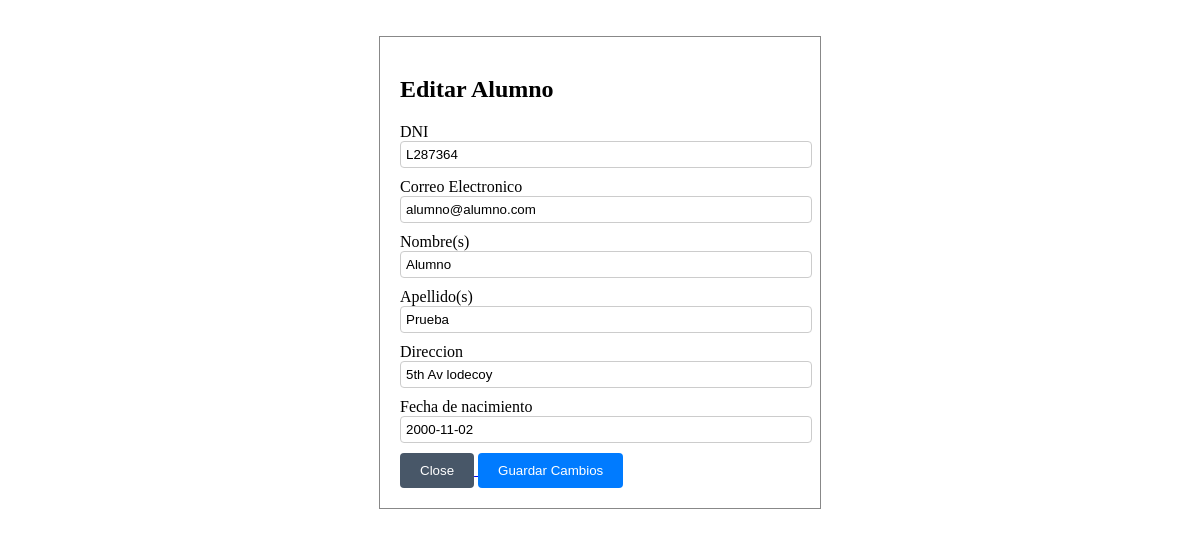
The page /src/views/admin_views/admin_alumno/edit_alum.php?id=8 (signed in) on the database its author committed.
### tables this page shows
CREATE TABLE `alumno` (
  `id_alumno` int(11) NOT NULL,
  `name_alumno` varchar(150) DEFAULT NULL,
  `apellido_alumno` varchar(150) DEFAULT NULL,
  `matricula` varchar(100) DEFAULT NULL,
  `correo_alumno` varchar(200) DEFAULT NULL,
  `password_alumno` varchar(250) DEFAULT NULL,
  `address` varchar(200) DEFAULT NULL,
  `fechaNacimiento` varchar(80) DEFAULT NULL,
  `rol_id` int(11) DEFAULT NULL
);

### src/database/connection.php (called while the page is built, shortened)
<?php
class data
{
    private $pdo;
    public function __construct()
    {
        try {
            $host = $_ENV["DB_HOST"];
            $username = $_ENV["DB_USERNAME"];
            $password = $_ENV["DB_PASSWORD"];
            $port = $_ENV["DB_PORT"];
            $dbname = $_ENV["DB_DATABASE"];
            $attributes=[PDO::ATTR_ERRMODE => PDO::ERRMODE_EXCEPTION];
            $dsn = "mysql:host=$host;port=$port;dbname=$dbname";
            $this->pdo = new PDO($dsn,$username,$password,$attributes);
        } catch (PDOException $e) {
            echo "ERROR: " . $e->getMessage();
        }
    }
    public function connect()
    {
        return $this->pdo;
    }
}
?>

### src/views/admin_views/admin_alumno/edit_alum.php (the view, shortened to what this page needs)
<?php
require_once($_SERVER["DOCUMENT_ROOT"] . "/src/database/connection.php" );
$id_alumno = $_GET['id'];
?>
<!DOCTYPE html>
<html lang="en">
<head>
    <link rel="stylesheet" href="/src/styles/styles_admin/edit_maestro_style.css">
</head>
<body class=" w-full h-full">
    <main class=" flex justify-center items-center">
        <div id="myModal" class="">
            <div class="modal-content">
                <h2 class="text-[2rem]">Editar Alumno</h2>
                <?php
                    $query = "SELECT name_alumno, apellido_alumno, matricula, correo_alumno, address, fechaNacimiento FROM alumno where id_alumno = :id ";
                    $conn = new data();
                    $stmt = $conn->connect()->prepare($query);
                    $stmt->bindParam(':id', $id_alumno);
                    $stmt->execute();
                    $dato= $stmt->fetch(PDO::FETCH_ASSOC);
                ?>
                <form action="/index.php" method="POST">
                    <div class="form-group">
                        <label class="font-bold " for="dni">DNI</label>
                        <input type="text" name="dni" id="dni" class="input-field" value="<?= $dato['matricula']?>" required>
                    </div>
                    <div class="form-group">
                        <label class="font-bold " for="correo">Correo Electronico</label>
                        <input type="email" name="correo" id="correo" class="input-field" value="<?= $dato['correo_alumno']?>" readonly>
                    </div>
                    <div class="form-group">
                        <label class="font-bold " for="nombre">Nombre(s)</label>
                        <input type="text" name="nombre" id="nombre" class="input-field" value="<?= $dato['name_alumno']?>" required>
                    </div>
                    <div class="form-group">
                        <label class="font-bold " for="apellido">Apellido(s)</label>
                        <input type="text" name="apellido" id="apellido" class="input-field" value="<?= $dato['apellido_alumno']?>" required>
                    </div>
                    <div class="form-group">
                        <label class="font-bold " for="direccion">Direccion</label>
                        <input type="text" name="direccion" id="direccion" class="input-field" value="<?= $dato['address']?>" required>
                    </div>
                    <div class="form-group">
                        <label class="font-bold " for="fecha">Fecha de nacimiento</label>
                        <input type="text" name="fecha" id="fecha" class="input-field" value="<?= $dato['fechaNacimiento']?>" required>
                    </div>
                    <div class="w-full flex justify-end gap-2">
                        <a href="/src/views/admin_views/admin_alumno/dash_alum_view.php">
                            <button type="button" id="closeModalButton" class="btn2">Close</button>
                        </a>
                        <form action="/index.php" method="post">
                            <button type="submit" class="btn" name="updateA">Guardar Cambios</button>
                        </form>
                    </div>
                </form>
            </div>
        </div>
    </main>
</body>
</html>

### src/styles/styles_admin/edit_maestro_style.css (style rules this page uses)
.modal-content { background-color: #fff; margin: 3% auto; padding: 20px; border: 1px solid #888; width: 80%; max-width: 400px; position: relative; }
.input-field { width: 100%; padding: 5px; margin-bottom: 10px; border: 1px solid #ccc; border-radius: 4px; }
.btn { background-color: #007bff; color: #fff; border: none; padding: 10px 20px; cursor: pointer; border-radius: 4px; }
.btn2 { background-color: #485768; color: #fff; border: none; padding: 10px 20px; cursor: pointer; border-radius: 4px; }

### rows shown on the page
alumno: dni "L287364", correo "alumno@alumno.com", nombre "Alumno", apellido "Prueba", direccion "5th Av lodecoy", fecha "2000-11-02"
